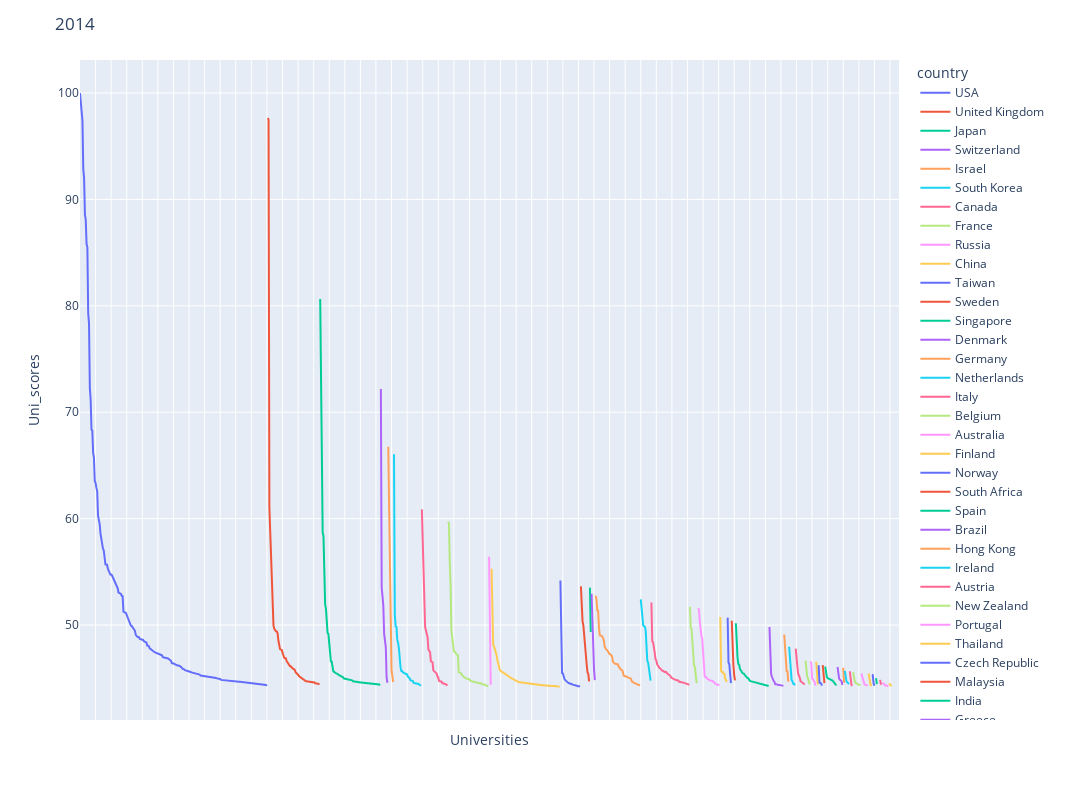
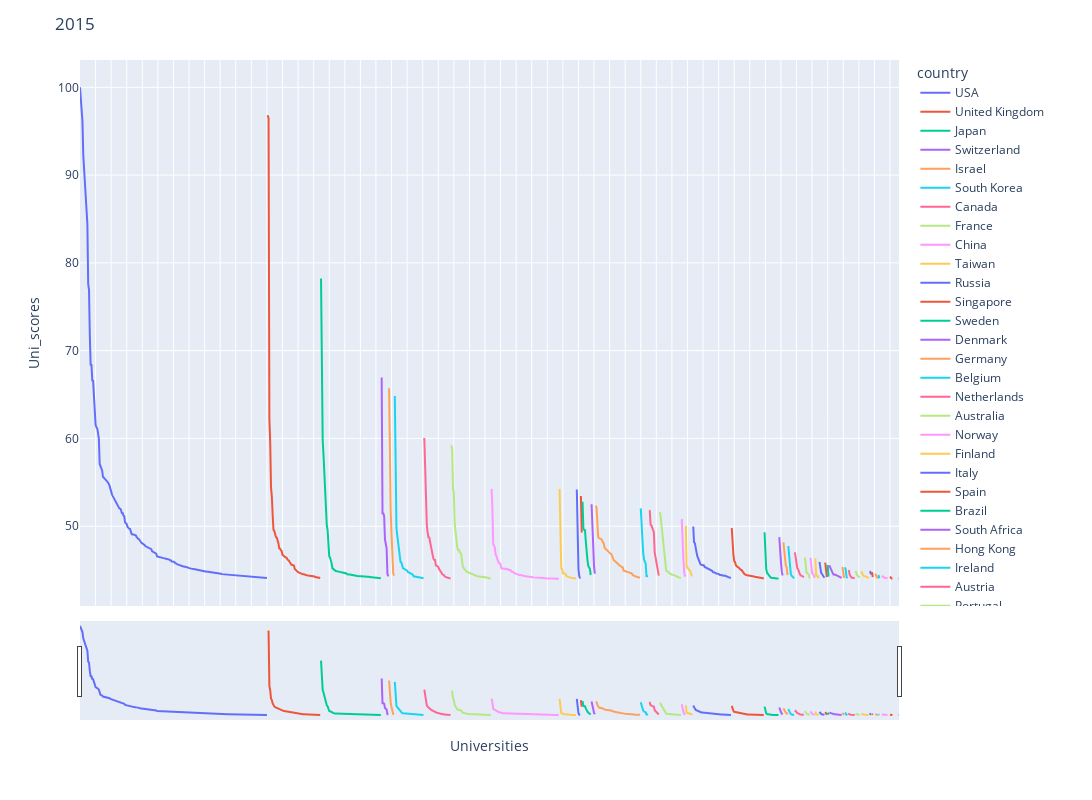

Write notebook code for charts like these, in order.
### Markdown cell above
## This graph shows lines of different colours, each colour representing a country. On the x-axis are the universities, on the y-axis their total score. In the end, we can see that USA has a lot of top universities.

### Code cell
fig = px.line(fd_2014, y='score', x='institution', color='country')

fig.update_layout(
    title='2014',
    xaxis_title='Universities',
    yaxis_title='Uni_scores',
    width=1200,
    height=800,
)
fig.update_xaxes(showticklabels=False)

fig.show()

gik = px.line(fd_2015, y='score', x='institution', color='country')

gik.update_layout(
    title='2015',
    xaxis_title='Universities',
    yaxis_title='Uni_scores',
    width=1200,
    height=800,
    xaxis_rangeslider_visible=True
)
gik.update_xaxes(showticklabels=False)

gik.show()
